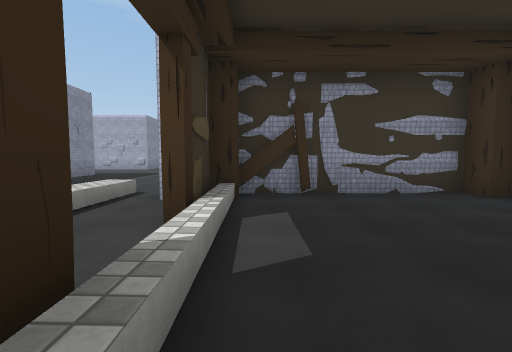
View 1 (above)

23 first-person views from a walk through a Unity game level. The camera is 1.4 m above the floor, tilts 4° down and sees 90° across. Doors are open. The floor is counted in squares, 2 m on a side. Each view is taken from the middle of a square. On the plan, view 1 faces up. The plan holds only what a view shows up to about 9 squares ahead; the rest is blank. The place goes on beyond the plan. The player is left out. Some surface patterns are stand-ins.

View 2
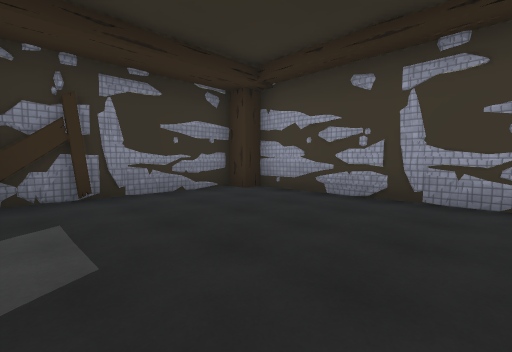

View 3
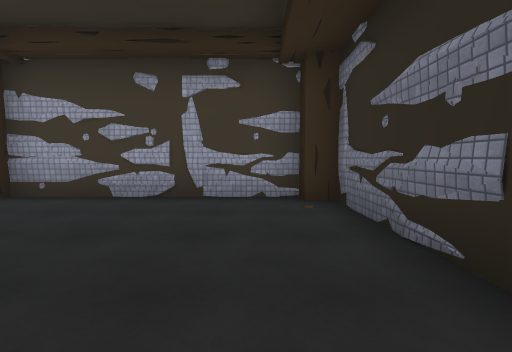

View 4
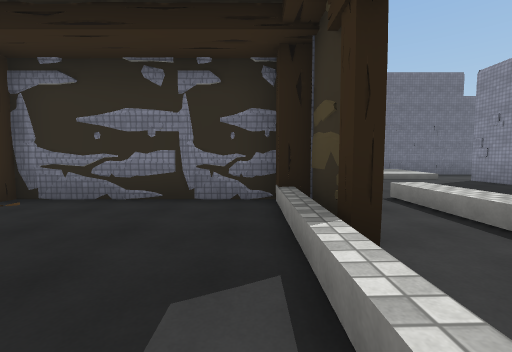

View 5
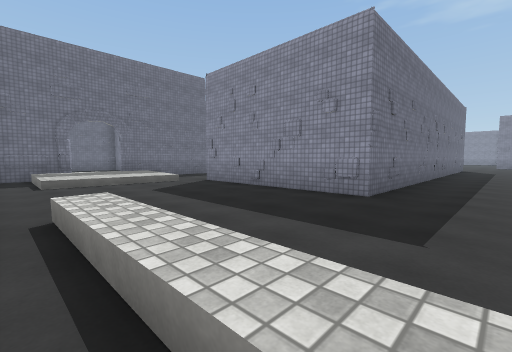

View 6
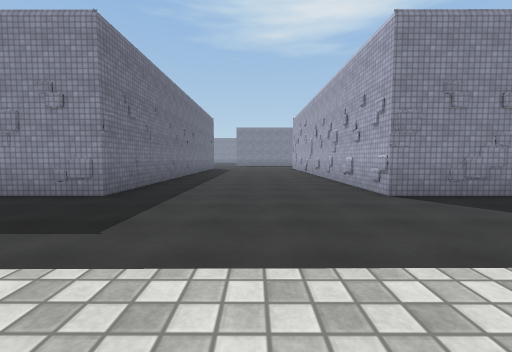

View 7
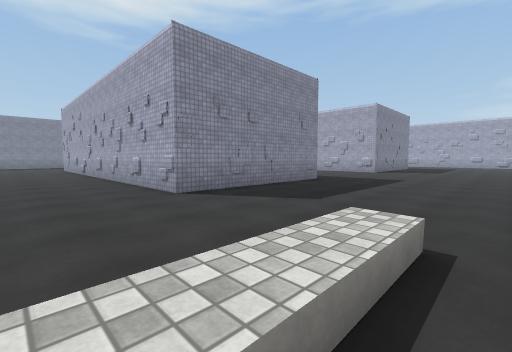

View 8
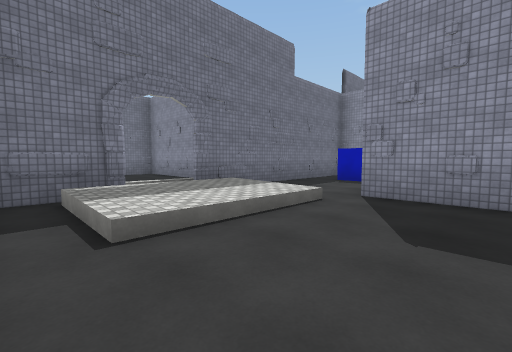

View 9
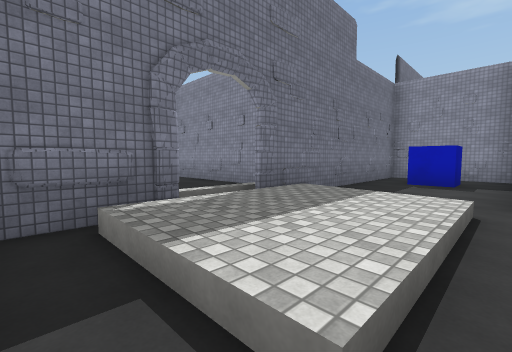

View 10
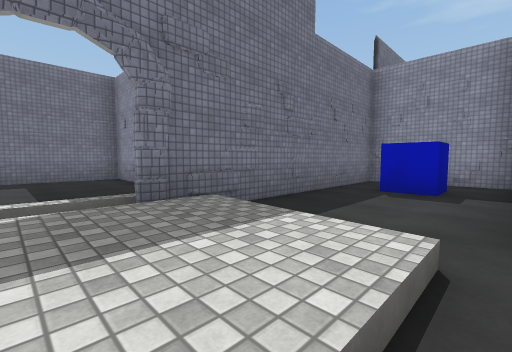

View 11
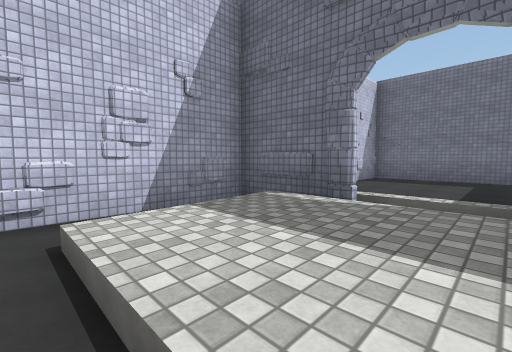

View 12
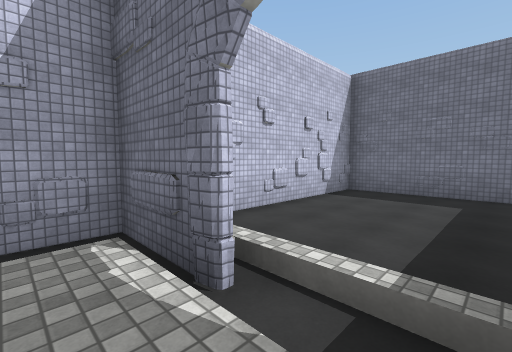

View 13
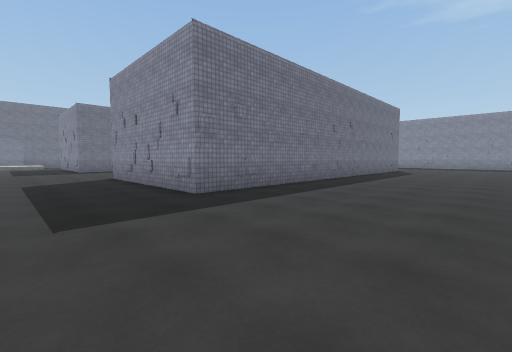

View 14
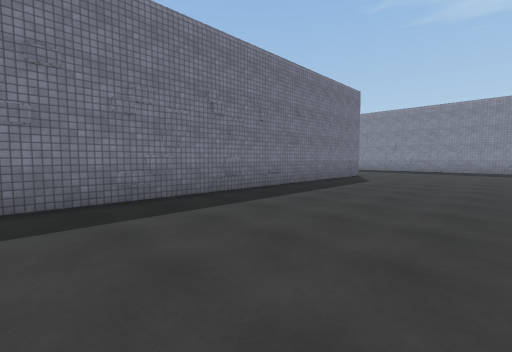

View 15
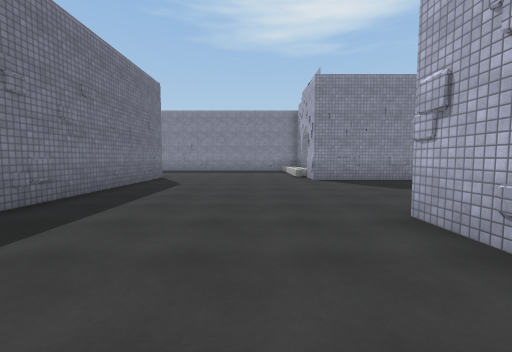

View 16
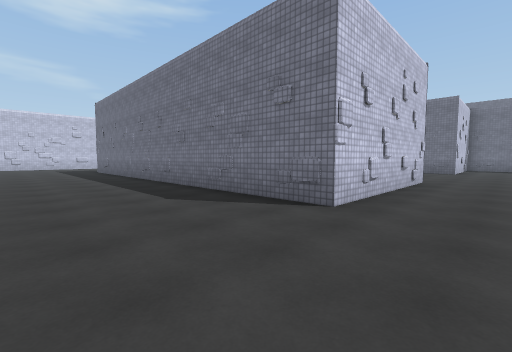

View 17
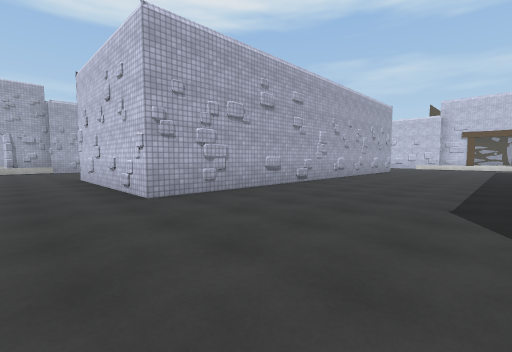

View 18
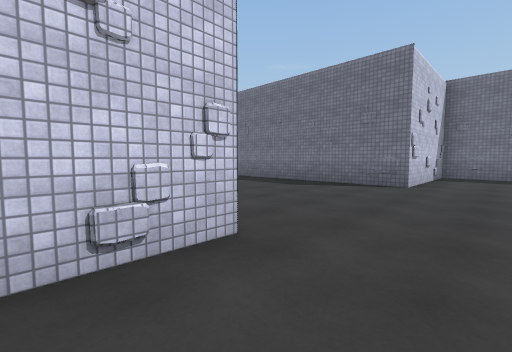

View 19
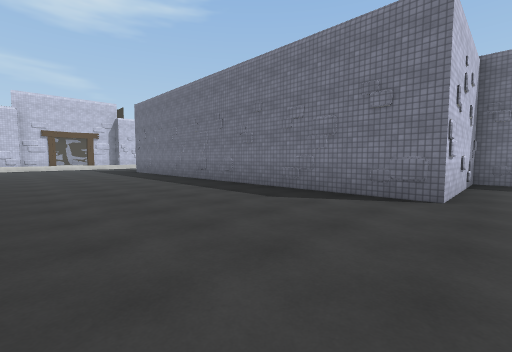

View 20
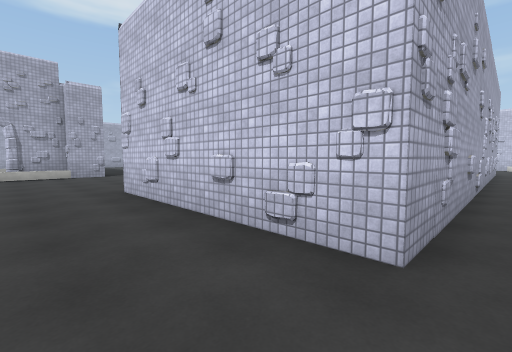

View 21
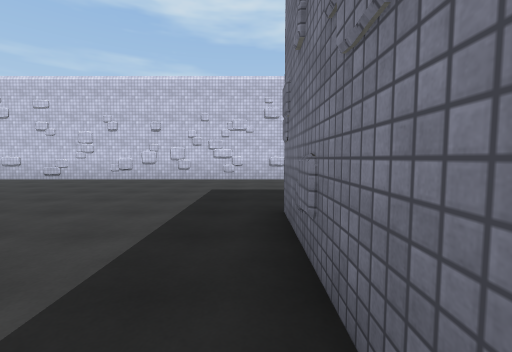

View 22
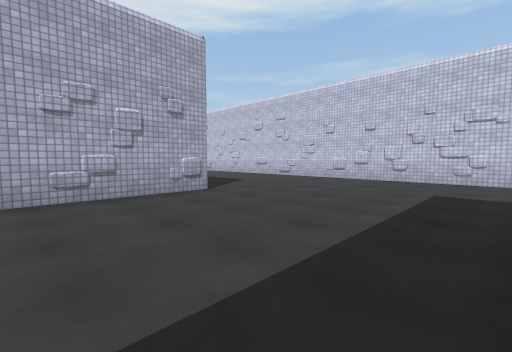

View 23
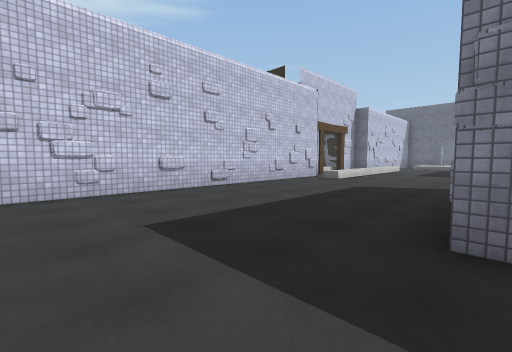

### Floor plan
Ten units are one square. View 1 is at (0, 0); x grows to the right and y downward. Boxes are objects, and circles mark ways between rooms. Rooms are numbered by the first view taken in them; rooms with no view inside come last. Other rooms are left out.
<svg viewBox="-216 -170 269 318">
<path fill="none" stroke="#000" d="M45 -9 47 -20 46 -31M-7 -11 -7 8 -3 8 -3 13 41 13M22 -49 14 -50M10 -48 5 -51 -4 -50M-9 -11 -8 3M33 -50 27 -51M31 -51 26 -50M-3 -44 -7 -44 -7 -26M24 13 41 12M48 2 48 -2M3 12 10 13M36 13 41 11 41 8 47 8 46 1M45 8 46 0M46 8 46 -44 41 -44 41 -50 -3 -50M2 14 12 13M46 -14 45 -19M-67 -2 -67 50M-16 -56 -16 -165M-192 -55 -192 -106 -67 -106 -67 -55 -191 -55 -193 -64M-120 49 -120 80 -54 80M-192 -2 -67 -2M-14 -114 -17 -118M-118 -159 -131 -159M-66 -159 -101 -159M-70 81 -66 80M-16 61 -16 54M-182 -165 -182 -159 -194 -159M-211 39 -192 39 -192 -2 -184 -3M-37 80 -29 79M-34 80 -16 80 -16 49M-195 -163 -209 -163M-16 77 -17 71M-193 -62 -192 -67M-188 -2 -182 -2M-17 75 -16 70M-67 98 -67 143 -16 143 -16 97"/>
<rect x="-115" y="55" width="20" height="20" fill="#bbb"><title>blue cube</title></rect>
<circle cx="-10" cy="-15" r="3" fill="#2a7"/>
<circle cx="-45" cy="80" r="3" fill="#2a7"/>
<text x="20" y="-20">1</text>
<text x="-100" y="-50">2</text>
<text x="-40" y="110">3</text>
</svg>
Room 1 opens to room 2. Room 2 opens to room 3.

Where each view was taken, in squares from view 1:
view 1: 0 up, 0 right, facing up
view 2: 0 up, 0 right, facing up-right
view 3: 0 up, 0 right, facing right
view 4: 3 up, 0 right, facing down
view 5: 2 up, 2 left, facing down-left
view 6: 3 up, 2 left, facing left
view 7: 3 up, 2 left, facing up-left
view 8: 3 down, 2 left, facing down-left
view 9: 5 down, 2 left, facing down-left
view 10: 5 down, 4 left, facing down-left
view 11: 5 down, 5 left, facing down-right
view 12: 7 down, 5 left, facing down-right
view 13: 15 up, 4 left, facing down-left
view 14: 15 up, 9 left, facing down-left
view 15: 14 up, 10 left, facing left
view 16: 14 up, 21 left, facing down-right
view 17: 1 up, 21 left, facing up-right
view 18: 7 up, 21 left, facing down-right
view 19: 5 up, 20 left, facing down-right
view 20: 5 up, 21 left, facing up-right
view 21: 11 up, 10 left, facing right
view 22: 11 up, 10 left, facing up-right
view 23: 13 up, 7 left, facing down-right
